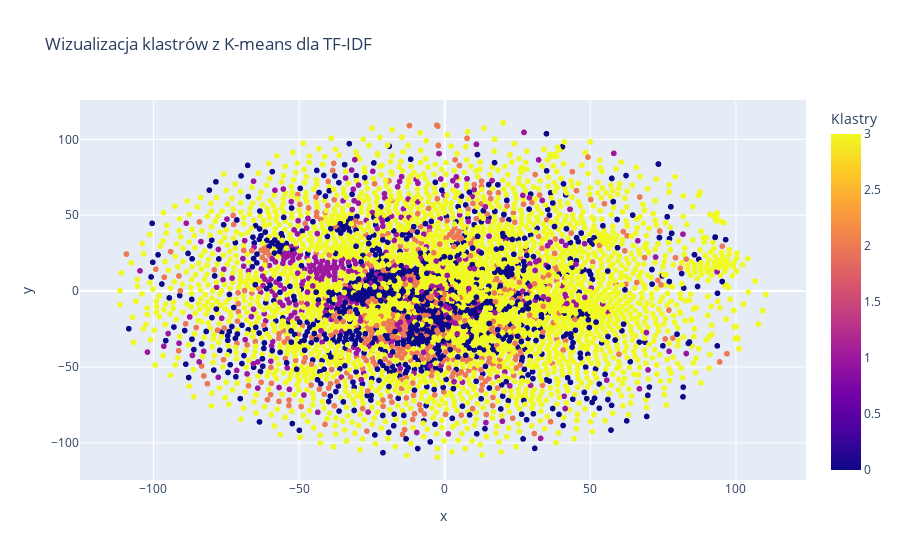

Notebook source saved alongside this figure:
### Code cell
tsne = TSNE(n_components=2, random_state=42)
X_tsne = tsne.fit_transform(tfidf_embeddings)

tsne_df = pd.DataFrame(X_tsne, columns=['x', 'y'])
tsne_df['kmeans_cluster'] = data['kmeans_cluster']

fig = px.scatter(tsne_df, x='x', y='y', color='kmeans_cluster',
                 title='Wizualizacja klastrów z K-means dla TF-IDF',
                 labels={'kmeans_cluster': 'Klastry'}, 
                 color_discrete_sequence=px.colors.qualitative.Vivid)

fig.show()

### Figure 1 — Plotly figure (JSON) as saved in the notebook; plotly's stock layout.template omitted (floating-point values rounded to 4 significant figures; data arrays with more than 128 entries replaced by an {"elided": "..."} marker saying what was removed)
{"data": [{"hovertemplate": "x=%{x}<br>y=%{y}<br>Klastry=%{marker.color}<extra></extra>", "legendgroup": "", "marker": {"color": {"elided": "4441 int values"}, "coloraxis": "coloraxis", "symbol": "circle"}, "mode": "markers", "name": "", "showlegend": false, "type": "scattergl", "x": {"elided": "4441 float values"}, "xaxis": "x", "y": {"elided": "4441 float values"}, "yaxis": "y"}], "layout": {"coloraxis": {"colorbar": {"title": {"text": "Klastry"}}, "colorscale": [[0, "#0d0887"], [0.1111, "#46039f"], [0.2222, "#7201a8"], [0.3333, "#9c179e"], [0.4444, "#bd3786"], [0.5556, "#d8576b"], [0.6667, "#ed7953"], [0.7778, "#fb9f3a"], [0.8889, "#fdca26"], [1, "#f0f921"]]}, "legend": {"tracegroupgap": 0}, "title": {"text": "Wizualizacja klastrów z K-means dla TF-IDF"}, "xaxis": {"anchor": "y", "domain": [0, 1], "title": {"text": "x"}}, "yaxis": {"anchor": "x", "domain": [0, 1], "title": {"text": "y"}}}}
